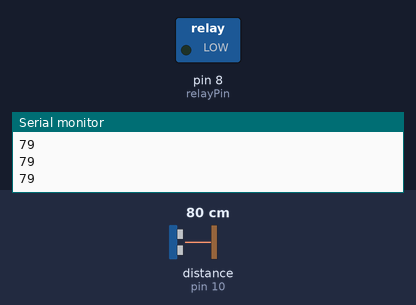
Bench run of a sketch on a simulated Arduino Uno, built with avr-gcc and run on an emulated ATmega328P. Parts: switched loads named in the sketch (green lamp = pin HIGH), the last lines printed to the serial monitor. Wiring (inferred from the names in the program): ultrasonic range finder: trigger pin 9; echo pin 10. The test bench sets the inputs (shaded band); at power-on: distance to the obstacle (sensor on pin 10) 80 cm. The echo pulse lasts 58.3 µs per cm; pins used as bus, display or sensor lines are not drawn.

Above: at 1.2 s.
1.3 s: distance to the obstacle (sensor on pin 10) set to 13 cm
2.8 s: distance to the obstacle (sensor on pin 10) set to 10 cm
At 3.2 s:
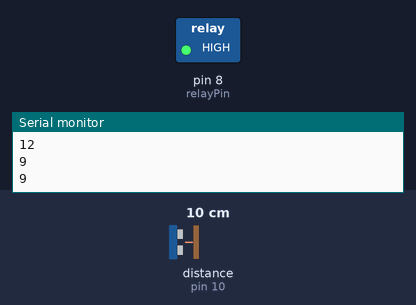
4.3 s: distance to the obstacle (sensor on pin 10) set to 18 cm
At 4.8 s:
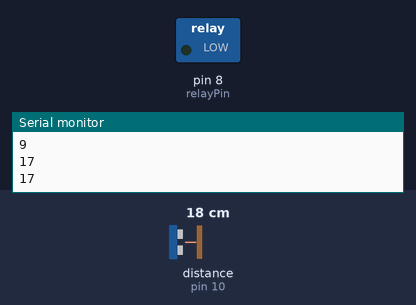
5.9 s: distance to the obstacle (sensor on pin 10) set to 2 cm
At 6.4 s:
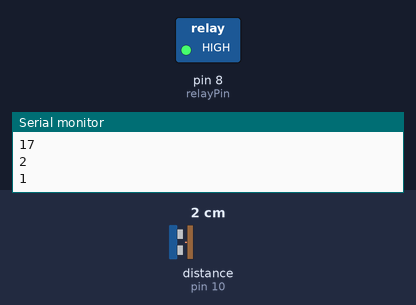
Timing chart, 0 to 8.5 s (numbered marks = the images above; inputs shaded):
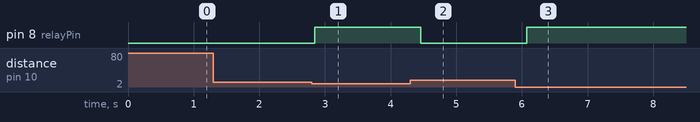

Measured:
- the behaviour switches between 12 and 11 cm on distance to the obstacle (sensor on pin 10) (found by bisection; images 0 and 1)
- after the input at 2.8 s, pin 8 (relayPin): LOW → HIGH after 0.05 s
- after the input at 4.3 s, pin 8 (relayPin): HIGH → LOW after 0.16 s
- after the input at 5.9 s, pin 8 (relayPin): LOW → HIGH after 0.17 s

The sketch:

IPL.ino
```cpp
const int trigPin = 9;
const int echoPin = 10;
const int relayPin = 8;
long duration;
int distance;
void setup() {
  pinMode(trigPin, OUTPUT);
  pinMode(echoPin, INPUT);
  pinMode(relayPin, OUTPUT);
  digitalWrite(relayPin, LOW);  // Pump OFF initially
  Serial.begin(9600);
}
void loop() {
  digitalWrite(trigPin, LOW);
  delayMicroseconds(2);
  digitalWrite(trigPin, HIGH);
  delayMicroseconds(10);
  digitalWrite(trigPin, LOW);
  duration = pulseIn(echoPin, HIGH);
  distance = duration * 0.034 / 2;
  Serial.println(distance);
  if (distance > 0 && distance <= 10) {
    digitalWrite(relayPin, HIGH);
  } else {
    digitalWrite(relayPin, LOW);
  }
  delay(200);
}
```
